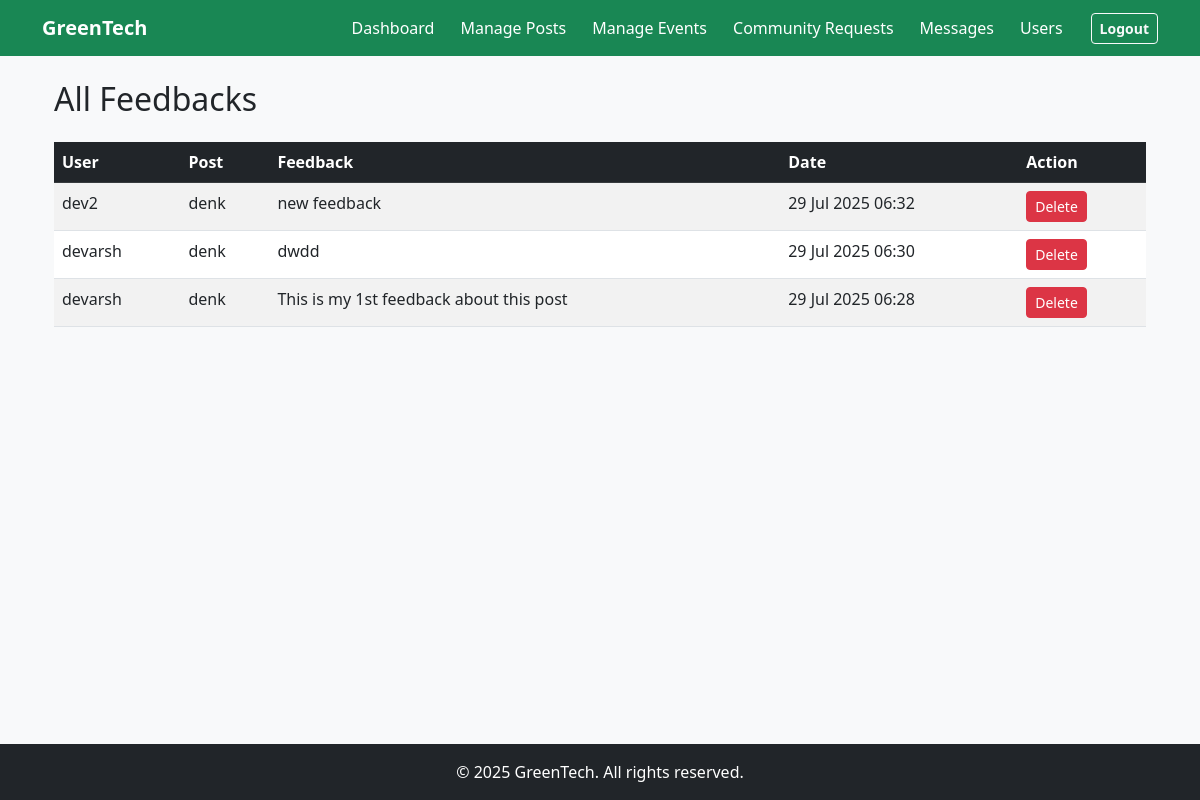
The page /manage-feedbacks/ (signed in) on the database its author committed.
### greentech/models.py (models this page shows, shortened)
class Feedback(models.Model):
    user = models.ForeignKey(User, on_delete=models.CASCADE)
    post = models.ForeignKey(GreenPost, on_delete=models.CASCADE, related_name="feedbacks", null=True)
    feedback = models.TextField()
    created_at = models.DateTimeField(auto_now_add=True)

class GreenPost(models.Model):
    title = models.CharField(max_length=200)
    content = models.TextField()
    author = models.ForeignKey(User, on_delete=models.CASCADE)
    image = models.ImageField(upload_to='post_images/', blank=True, null=True)  # New field
    created_at = models.DateTimeField(auto_now_add=True)

### greentech/views.py (the view)
# urls.py: path('manage-feedbacks/', FeedbackListView.as_view(), name='feedback_list'),
@method_decorator(staff_member_required, name='dispatch')
class FeedbackListView(ListView):
    model = Feedback
    template_name = 'greentech/feedback_list.html'
    context_object_name = 'feedbacks'
    ordering = ['-created_at']

### greentech/templates/greentech/feedback_list.html (shortened to what this page needs)
{% extends "greentech/base.html" %}
{% block content %}
<div class="container">
  <h2 class="mb-4">All Feedbacks</h2>
  <table class="table table-striped">
    <thead class="table-dark">
      <tr>
        <th>User</th>
        <th>Post</th>
        <th>Feedback</th>
        <th>Date</th>
        <th>Action</th>
      </tr>
    </thead>
    <tbody>
      {% for fb in feedbacks %}
      <tr>
        <td>{{ fb.user.username }}</td>
        <td>{{ fb.post.title }}</td>
        <td>{{ fb.feedback }}</td>
        <td>{{ fb.created_at|date:"d M Y H:i" }}</td>
        <td>
          <a href="{% url 'delete_feedback' fb.pk %}" class="btn btn-sm btn-danger"
             onclick="return confirm('Delete this feedback by {{ fb.user.username }}?');">
             Delete
          </a>
        </td>
      </tr>
      {% empty %}
      <tr>
        <td colspan="5" class="text-center">No feedbacks yet.</td>
      </tr>
      {% endfor %}
    </tbody>
  </table>
</div>
{% endblock %}

### static/greentech/style.css (style rules this page uses)
body { background-color: #f8f9fa; color: #212529; }

### rows shown on the page
Feedback: user.username "dev2", post "denk", feedback "new feedback", created_at "29 Jul 2025 06:32"
Feedback: user.username "devarsh", post "denk", feedback "dwdd", created_at "29 Jul 2025 06:30"
Feedback: user.username "devarsh", post "denk", feedback "This is my 1st feedback about this post", created_at "29 Jul 2025 06:28"

### other values the page prints
{{ current_year }} "2025"
